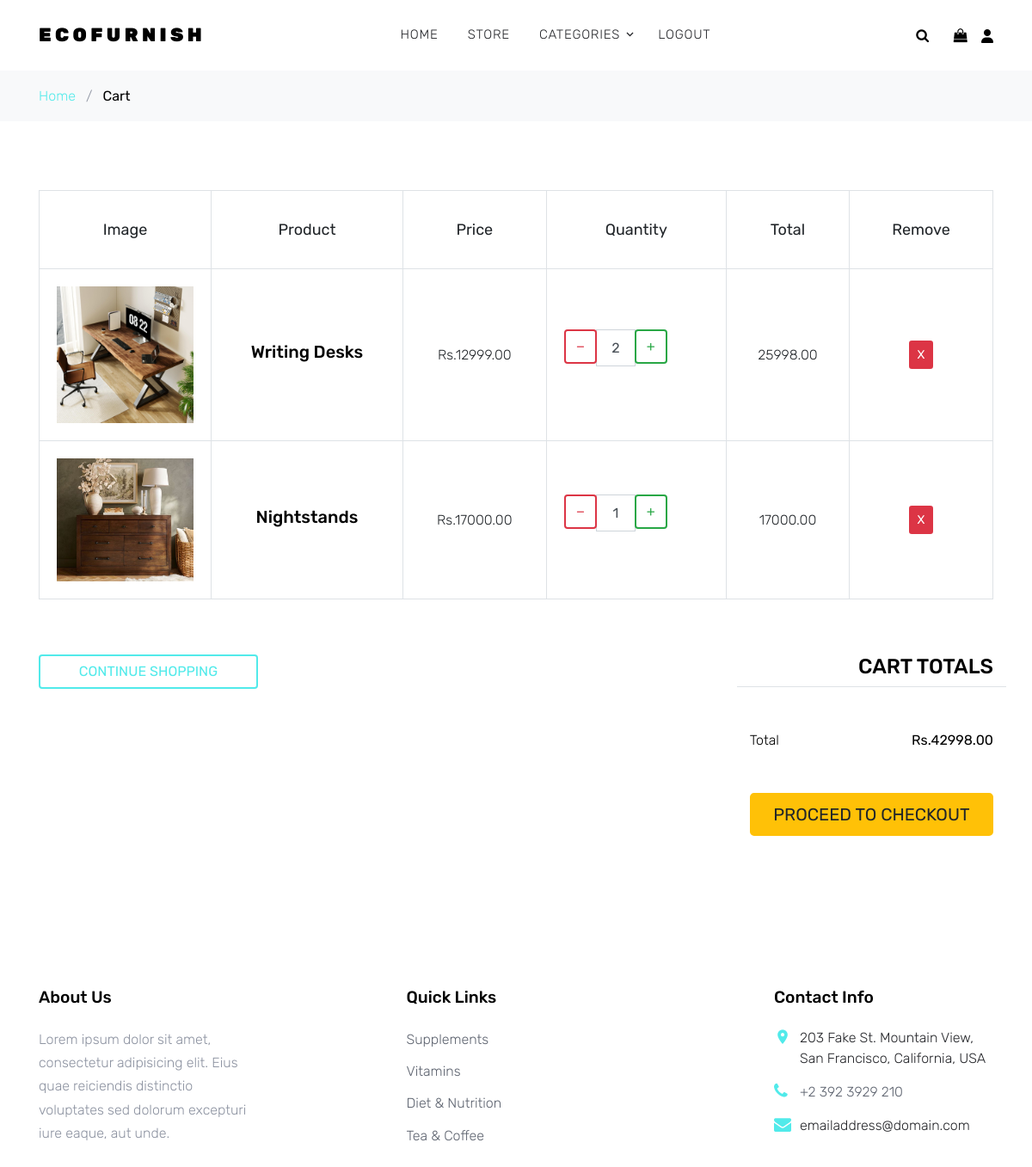
/Cart/ (signed in), run on an earlier commit of the app's database.
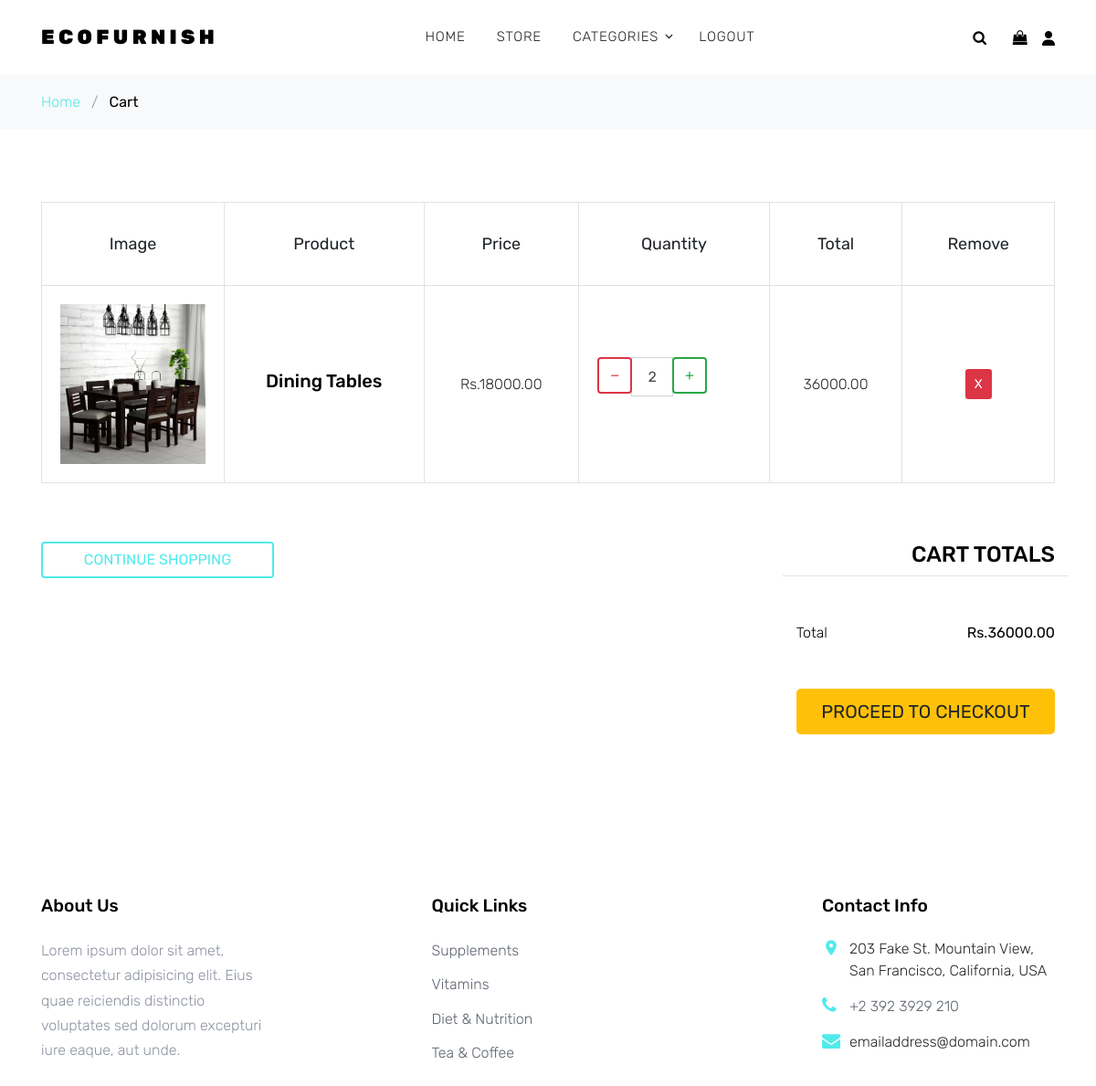
And on a later commit of the database.
### Cart/models.py (models this page shows, shortened)
class CartItem(models.Model):
    product = models.ForeignKey(Furniture, on_delete=models.CASCADE)
    cart = models.ForeignKey(Cart, on_delete=models.CASCADE)
    quantity = models.IntegerField()
    active = models.BooleanField(default=True)
    class Meta:
        db_table = 'CartItem'
    def subtotal(self):
        return self.product.price * self.quantity

### Store/models.py (models this page shows, shortened)
class Furniture(models.Model):
    product = models.CharField(max_length=50, unique=True)
    description = models.TextField(max_length=1000, blank=True)
    category = models.ForeignKey(Categories, on_delete=models.PROTECT)
    price = models.DecimalField(max_digits=20, decimal_places=2)
    image = models.ImageField(upload_to='Furniture')
    stock = models.IntegerField()

### Cart/views.py (the view)
# urls.py: path('', Cart_Details, name='cart'),
@login_required(login_url='Customer:login')
def Cart_Details(request, total=0, counter=0, cart_items=0):
    try:
        cart = Cart.objects.get(user=request.user.id)
        cart_items = CartItem.objects.filter(cart=cart, active=True)
        for i in cart_items:
            total += (i.product.price * i.quantity)
            counter += i.quantity
    except ObjectDoesNotExist:
        pass
    return render(request, 'Cart/Cart.html', dict(cart_items=cart_items, total=total, counter=counter))

### Store/context_processors.py (called while the page is built)
def EcoFurnish_Category(request):
    cat = Categories.objects.all()
    return dict(cat=cat)

### Template/Cart/Cart.html (shortened to what the changed rows need)
{% extends 'Home/Base.html' %}
{% load static %}
{% block content %}
    <div class="site-section">
      <div class="container">
        <div class="row mb-5">
          <form class="col-md-12" method="post">
            <div class="site-blocks-table">
              <table class="table table-bordered">
                <thead>
                  <tr>
                    <th class="product-thumbnail">Image</th>
                    <th class="product-name">Product</th>
                    <th class="product-price">Price</th>
                    <th class="product-quantity">Quantity</th>
                    <th class="product-total">Total</th>
                    <th class="product-remove">Remove</th>
                  </tr>
                </thead>
                <tbody>
                {% for i in cart_items %}
                  <tr>
                    <td class="product-thumbnail">
                      <img src="{{i.product.image.url}}" alt="Image" class="img-fluid">
                    </td>
                    <td class="product-name">
                      <h2 class="h5 text-black">{{i.product.product}}</h2>
                    </td>
                    <td>Rs.{{i.product.price}}</td>
                    <td>
                      <div class="input-group mb-3" style="max-width: 120px;">
                        <div class="input-group-prepend">
                          <a href="{% url 'Cart:cart_remove' i.product.id %}">
                            <button class="btn btn-outline-danger" type="button" >&minus;</button>
                          </a>
                        </div>
                        <input type="text" class="form-control text-center" value="{{i.quantity}}" placeholder=""
                          aria-label="Example text with button addon" aria-describedby="button-addon1">
                        <div class="input-group-append">
                          <a href="{% url 'Cart:add_cart' i.product.id %}">
                            <button class="btn btn-outline-success" type="button">&plus;</button>
                          </a>
                        </div>
                      </div>
                    </td>
                    <td>{{i.subtotal}}</td>
                    <td><a href="{% url 'Cart:full_remove' i.product.id %}" class="btn btn-danger height-auto btn-sm">X</a></td>
                  </tr>
                {% endfor %}
                </tbody>
              </table>
            </div>
          </form>
        </div>
        <div class="row">
          <div class="col-md-6 pl-5">
            <div class="row justify-content-end">
              <div class="col-md-7">
                <div class="row mb-5">
                  <div class="col-md-6 text-right">
                    <strong class="text-black">Rs.{{total}}</strong>
                  </div>
                </div>
              </div>
            </div>
          </div>
        </div>
      </div>
    </div>
{% endblock %}

What changed in the data, as far as the page shows it:
removed CartItem: product.image (picture), product.product "Writing Desks", product.price "12999.00", quantity "2", subtotal "25998.00"
removed CartItem: product.image (picture), product.product "Nightstands", product.price "17000.00", quantity "1", subtotal "17000.00"
added CartItem: product.image (picture), product.product "Dining Tables", product.price "18000.00", quantity "2", subtotal "36000.00"
Also different on the page:
{{ total }}: "42998.00" → "36000.00"
